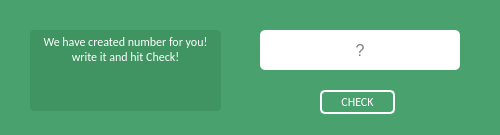
<?xml version="1.0" encoding="UTF-8"?>
<ui version="4.0">
 <class>GuessTheNumber</class>
 <widget class="QWidget" name="GuessTheNumber">
  <property name="geometry">
   <rect>
    <x>0</x>
    <y>0</y>
    <width>500</width>
    <height>135</height>
   </rect>
  </property>
  <property name="windowTitle">
   <string>Guess The Number!</string>
  </property>
  <property name="styleSheet">
   <string notr="true">background-color:#49a26d;</string>
  </property>
  <widget class="QLineEdit" name="number">
   <property name="geometry">
    <rect>
     <x>260</x>
     <y>30</y>
     <width>200</width>
     <height>40</height>
    </rect>
   </property>
   <property name="font">
    <font>
     <pointsize>12</pointsize>
    </font>
   </property>
   <property name="styleSheet">
    <string notr="true">color:black;
background-color:white;
border-radius:5px;</string>
   </property>
   <property name="alignment">
    <set>Qt::AlignCenter</set>
   </property>
   <property name="placeholderText">
    <string>?</string>
   </property>
  </widget>
  <widget class="QTextBrowser" name="text">
   <property name="enabled">
    <bool>true</bool>
   </property>
   <property name="geometry">
    <rect>
     <x>30</x>
     <y>30</y>
     <width>191</width>
     <height>81</height>
    </rect>
   </property>
   <property name="font">
    <font>
     <kerning>true</kerning>
    </font>
   </property>
   <property name="styleSheet">
    <string notr="true">background-color:#409461;
border-radius:4px;
font-family:calibri;
</string>
   </property>
   <property name="frameShape">
    <enum>QFrame::Box</enum>
   </property>
   <property name="html">
    <string>&lt;!DOCTYPE HTML PUBLIC &quot;-//W3C//DTD HTML 4.0//EN&quot; &quot;http://www.w3.org/TR/REC-html40/strict.dtd&quot;&gt;
&lt;html&gt;&lt;head&gt;&lt;meta name=&quot;qrichtext&quot; content=&quot;1&quot; /&gt;&lt;meta charset=&quot;utf-8&quot; /&gt;&lt;style type=&quot;text/css&quot;&gt;
p, li { white-space: pre-wrap; }
&lt;/style&gt;&lt;/head&gt;&lt;body style=&quot; font-family:'calibri'; font-size:9pt; font-weight:400; font-style:normal;&quot;&gt;
&lt;p align=&quot;center&quot; style=&quot; margin-top:0px; margin-bottom:0px; margin-left:0px; margin-right:0px; -qt-block-indent:0; text-indent:0px;&quot;&gt;&lt;span style=&quot; font-family:'Segoe UI'; color:#ffffff;&quot;&gt;We have created number for you! write it and hit Check!&lt;/span&gt;&lt;/p&gt;&lt;/body&gt;&lt;/html&gt;</string>
   </property>
  </widget>
  <widget class="QPushButton" name="check">
   <property name="geometry">
    <rect>
     <x>320</x>
     <y>90</y>
     <width>75</width>
     <height>24</height>
    </rect>
   </property>
   <property name="cursor">
    <cursorShape>PointingHandCursor</cursorShape>
   </property>
   <property name="styleSheet">
    <string notr="true">QPushButton{
border-style: solid;
border-width: 2px;
border-radius:5px;
border-color:white;
color:white;
background-color:none;
font-family:calibri;
}

QPushButton:hover{
color:black;
border-radius:5px;
background-color:white;
}</string>
   </property>
   <property name="text">
    <string>CHECK</string>
   </property>
   <property name="autoDefault">
    <bool>true</bool>
   </property>
   <property name="default">
    <bool>true</bool>
   </property>
  </widget>
 </widget>
 <resources/>
 <connections/>
</ui>
